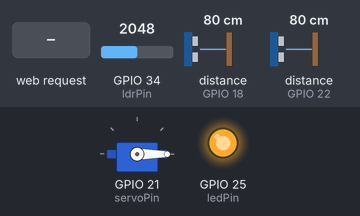
This sketch was run on a simulated ESP32. On the bench: servo, output pins drawn as LEDs (lit = HIGH). Wiring (inferred from the names in the program): 2 × ultrasonic range finder: trigger GPIO 19, echo GPIO 18 / trigger GPIO 23, echo GPIO 22. The inputs (shaded band) are chosen by the test bench; at power-on: distance to the obstacle (sensors on GPIO 18, GPIO 22) 80 cm, GPIO 34 (ldrPin) = 2048. The echo pulse lasts 58.3 µs per cm; pins used as bus, display or sensor lines are not drawn; what the sketch prints to the serial monitor is not drawn.

Above: at 1.2 s.
1.3 s: distance to the obstacle (sensor on GPIO 18) set to 56 cm
2.8 s: distance to the obstacle (sensor on GPIO 18) set to 49 cm
At 4.0 s:
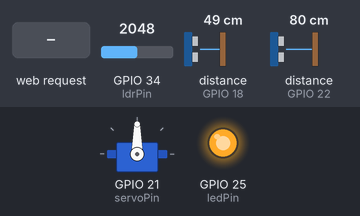
4.3 s: GPIO 34 (ldrPin) set to 541
5.8 s: GPIO 34 (ldrPin) set to 476
At 7.0 s:
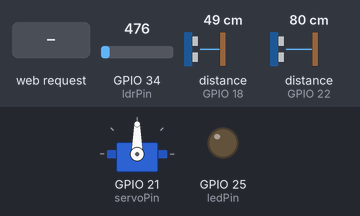
7.4 s: HTTP request GET /CLOSE received
At 7.8 s:
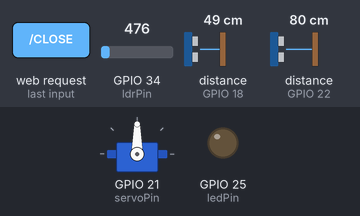
8.9 s: distance to the obstacle (sensor on GPIO 18) set to 60 cm
At 9.9 s:
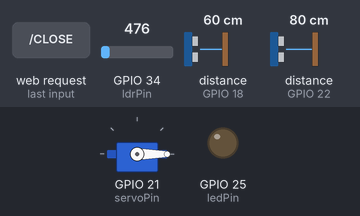
Timing chart, 0 to 11.4 s (numbered marks = the images above; inputs shaded):
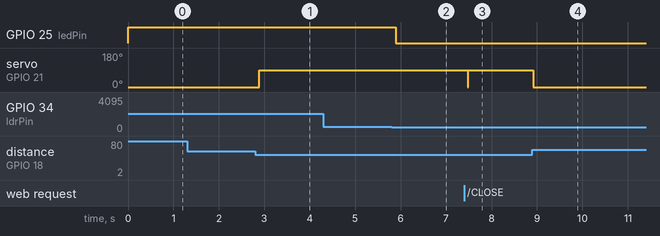

Measured:
- the behaviour switches between 52 and 51 cm on distance to the obstacle (sensor on GPIO 18) (found by bisection; images 0 and 1)
- the behaviour switches between 501 and 500 on GPIO 34 (ldrPin) (found by bisection; images 1 and 2)
- after the input at 1.3 s, every drawn part: stays the same
- after the input at 2.8 s, servo on GPIO 21 (servoPin): 0° → 90° after 0.09 s
- after the input at 4.3 s, every drawn part: stays the same
- after the input at 5.8 s, GPIO 25 (ledPin): HIGH → LOW after 0.09 s
- after the input at 7.4 s, servo on GPIO 21 (servoPin): 90° → 0° after 0.08 s, → 90° 0.01 s later
- after the input at 8.9 s, servo on GPIO 21 (servoPin): 90° → 0° at once

The sketch:

final.ino
```cpp
#include <ESP32Servo.h>
#include <WiFi.h>

const char* ssid = "Palang Pintu";
const char* password = "palang123";
IPAddress local_IP(192, 168, 10, 10);
IPAddress gateway(192, 168, 10, 1);
IPAddress subnet(255, 255, 255, 0);

WiFiServer server(80);

Servo gateServo;

int trigPin1 = 23;
int echoPin1 = 22;

int trigPin2 = 19;
int echoPin2 = 18;

int servoPin = 21;
int ledPin = 25;
int ldrPin = 34;

int lightThreshold = 500;

long duration1, duration2;
int distance1, distance2;

void setup() {
  Serial.begin(115200);

   WiFi.softAP(ssid, password);
  IPAddress IP = WiFi.softAPIP();
  Serial.print("AP IP address: ");
  Serial.println(IP);

  server.begin();

  pinMode(trigPin1, OUTPUT);
  pinMode(echoPin1, INPUT);

  pinMode(trigPin2, OUTPUT);
  pinMode(echoPin2, INPUT);

  pinMode(ledPin, OUTPUT);

  gateServo.attach(servoPin);
  gateServo.write(0);
}

int readUltrasonic(int trigPin, int echoPin) {
  digitalWrite(trigPin, LOW);
  delayMicroseconds(2);

  digitalWrite(trigPin, HIGH);
  delayMicroseconds(10);

  digitalWrite(trigPin, LOW);

  long duration = pulseIn(echoPin, HIGH, 30000);
  int distance = duration * 0.034 / 2;

  return distance;
}

void loop() {
  int ldrValue = analogRead(ldrPin);
  digitalWrite(ledPin, ldrValue > lightThreshold ? HIGH : LOW);

  distance1 = readUltrasonic(trigPin1, echoPin1);
  distance2 = readUltrasonic(trigPin2, echoPin2);

  if ((distance1 > 0 && distance1 <= 50) ||
      (distance2 > 0 && distance2 <= 50))
  {
    gateServo.write(90);
  } else {
    gateServo.write(0);
  }

  delay(150);

  WiFiClient client = server.available();
  if (client) {
    String req = client.readStringUntil('\r');
    client.flush();

    if (req.indexOf("/OPEN") != -1) {
      gateServo.write(90);
      client.print("HTTP/1.1 200 OK\r\nContent-Type: text/plain\r\nConnection: close\r\n\r\n");
      client.print("Gate Opened");
    }
    else if (req.indexOf("/CLOSE") != -1) {
      gateServo.write(0);
      client.print("HTTP/1.1 200 OK\r\nContent-Type: text/plain\r\nConnection: close\r\n\r\n");
      client.print("Gate Closed");
    }
    else if (req.indexOf("GET / ") != -1) {

      client.print("HTTP/1.1 200 OK\r\nContent-Type: application/json\r\nConnection: close\r\n\r\n");
      client.print("{");
      client.print("\"sensor1\":");
      client.print(distance1);
      client.print(",");
      client.print("\"sensor2\":");
      client.print(distance2);
      client.print(",");
      client.print("\"ldr\":");
      client.print(analogRead(ldrPin));
      client.print("}");
    }

    else {
      client.print("HTTP/1.1 404 Not Found\r\nConnection: close\r\n\r\n");
    }

    delay(1);
    client.stop();
  }
}
```
